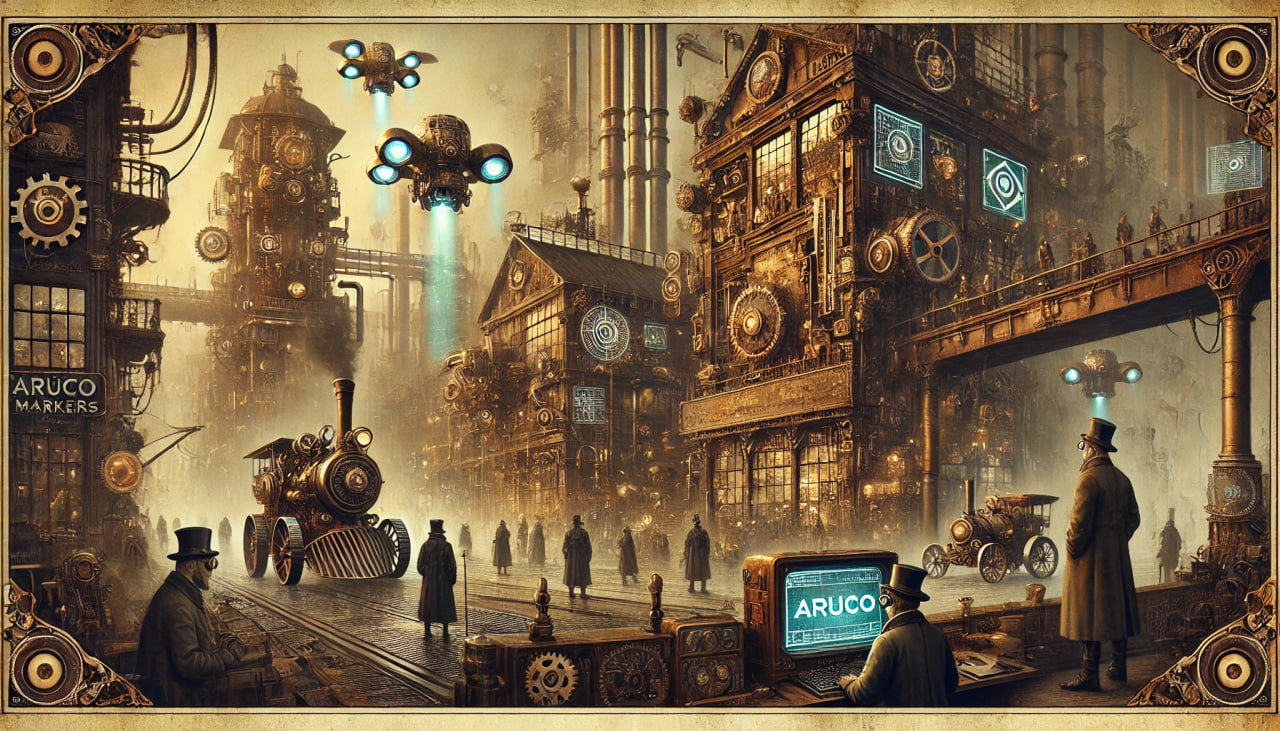
#> input picture image_city.jpg, 1280 x 731 px
$ python -i ArraySampleApp.py   (imports and definitions only)
#> lines starting #> are read from the running program, lines starting #| are printed output that depends on the picture
#> further down, picture is the input picture: shape (731, 1280, 3); mean B, G, R 70.2, 98.7, 120.2
import numpy as np
import cv2
import tkinter as tk


def draw_cube(img, start_point, size, depth, color, thickness):
    x, y = start_point
    l = size
    d = depth

    front_face = np.array([[x, y], [x + l, y], [x + l, y + l], [x, y + l]], np.int32)
    top_face = np.array([[x, y],
                         [x + l // 2, y - d // 2],
                         [x + l + l // 2, y - d // 2],
                         [x + l, y]], np.int32)
    side_face = np.array([[x + l, y],
                          [x + l + l // 2, y - d // 2],
                          [x + l + l // 2, y + l - d // 2],
                          [x + l, y + l]], np.int32)

    cv2.fillPoly(img, [front_face], color)
    cv2.fillPoly(img, [top_face], (max(color[0] - 50, 0), max(color[1] - 50, 0), max(color[2] - 50, 0)))
    cv2.fillPoly(img, [side_face], (max(color[0] - 100, 0), max(color[1] - 100, 0), max(color[2] - 100, 0)))

    cv2.polylines(img, [front_face], isClosed=True, color=(0, 0, 0), thickness=thickness)
    cv2.polylines(img, [top_face], isClosed=True, color=(0, 0, 0), thickness=thickness)
    cv2.polylines(img, [side_face], isClosed=True, color=(0, 0, 0), thickness=thickness)


# [13 lines left out: function crop_to_content, not called in this run]


def visualize_array(array, slice_dims=None):
    dims = array.ndim
#> dims = 3

    img = np.ones((2000, 2000, 3), dtype=np.uint8) * 255

    size = 50
    depth = 20
    offset_x = 50
    offset_y = 50
    spacing = 30

    if dims == 1:

        sx = array.shape[0]
        for x in range(sx):
            start_x = offset_x + x * (size + spacing)
            start_y = offset_y

            color = (255, 200, 150)
            if slice_dims and (x in slice_dims[0]):
                color = (150, 255, 150)

            draw_cube(img, (start_x, start_y), size, depth, color, 2)

            text = str(array[x])
            text_size = cv2.getTextSize(text, cv2.FONT_HERSHEY_SIMPLEX, 1, 2)[0]
            text_x = start_x + (size - text_size[0]) // 2
            text_y = start_y + (size + text_size[1]) // 2
            cv2.putText(img, text, (text_x, text_y), cv2.FONT_HERSHEY_SIMPLEX,
                        1, (0, 0, 0), 2, cv2.LINE_AA)

    elif dims == 2:

        sx, sy = array.shape
        for x in range(sx):
            for y in range(sy):
                start_x = offset_x + x * (size + spacing)
                start_y = offset_y + y * (size + spacing)

                color = (255, 200, 150)
                if slice_dims and (x in slice_dims[0]) and (y in slice_dims[1]):
                    color = (150, 255, 150)

                draw_cube(img, (start_x, start_y), size, depth, color, 2)

                text = str(array[x, y])
                text_size = cv2.getTextSize(text, cv2.FONT_HERSHEY_SIMPLEX, 1, 2)[0]
                text_x = start_x + (size - text_size[0]) // 2
                text_y = start_y + (size + text_size[1]) // 2
                cv2.putText(img, text, (text_x, text_y), cv2.FONT_HERSHEY_SIMPLEX,
                            1, (0, 0, 0), 2, cv2.LINE_AA)

    elif dims == 3:

        sx, sy, sz = array.shape
#> sx = 731; sy = 1280; sz = 3
        for x in range(sx):
            for y in range(sy - 1, -1, -1):
                for z in range(sz - 1, -1, -1):
                    start_x = offset_x + x * (size + spacing) + z * (depth // 2 + spacing // 2)
                    start_y = offset_y + y * (size + spacing) - z * (depth // 2 + spacing // 2) + sz * 30

                    color = (255, 200, 150)
                    if slice_dims and (x in slice_dims[0]) and (y in slice_dims[1]) and (z in slice_dims[2]):
                        color = (150, 255, 150)

                    draw_cube(img, (start_x, start_y), size, depth, color, 2)

                    text = str(array[x, y, z])
                    text_size = cv2.getTextSize(text, cv2.FONT_HERSHEY_SIMPLEX, 0.5, 1)[0]
                    text_x = start_x + (size - text_size[0]) // 2
                    text_y = start_y + (size + text_size[1]) // 2
                    cv2.putText(img, text, (text_x, text_y), cv2.FONT_HERSHEY_SIMPLEX,
                                0.5, (0, 0, 0), 1, cv2.LINE_AA)
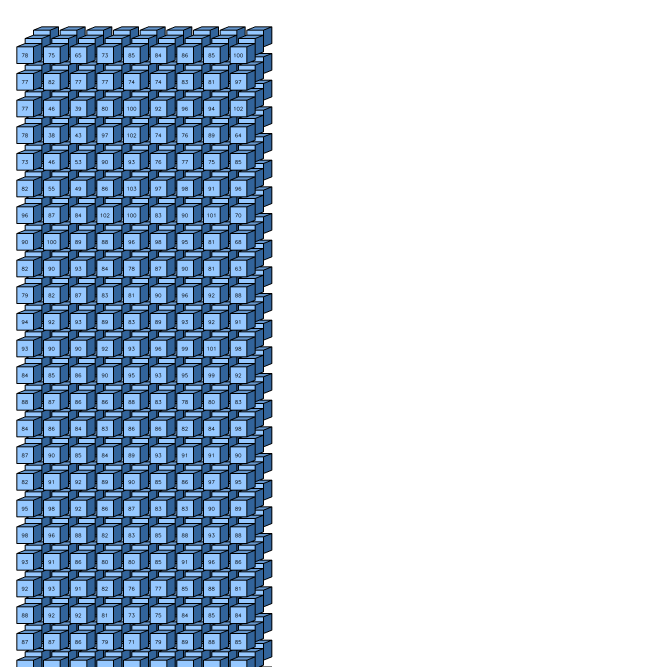
#> img: shape (2000, 2000, 3) (shown at 1/3 size); mean B, G, R 221.5, 206.4, 192.8

    cropped_img = crop_to_content(img)

    h, w = cropped_img.shape[:2]
    max_dim = max(h, w)
    scale = 600 / max_dim
    new_w = int(w * scale)
    new_h = int(h * scale)
    resized_img = cv2.resize(cropped_img, (new_w, new_h), interpolation=cv2.INTER_AREA)

    final_img = np.ones((600, 600, 3), dtype=np.uint8) * 255
    y_offset = (600 - new_h) // 2
    x_offset = (600 - new_w) // 2
    final_img[y_offset:y_offset + new_h, x_offset:x_offset + new_w] = resized_img

    cv2.namedWindow('Array', cv2.WINDOW_NORMAL)
    cv2.resizeWindow('Array', 600, 600)
    cv2.imshow('Array', final_img)
    cv2.waitKey(20)


# [47 lines left out: functions update_slices, start_visualization, not called in this run]


# [2 lines not run here, left out]

dim_var = tk.IntVar(value=1)

# [4 lines not run here, left out]

size_1 = tk.IntVar(value=5)
size_2 = tk.IntVar(value=5)
size_3 = tk.IntVar(value=5)

# [14 lines not run here, left out]

slice_1_start = tk.IntVar(value=0)
slice_1_end = tk.IntVar(value=5)
slice_1_step = tk.IntVar(value=1)

slice_2_start = tk.IntVar(value=0)
slice_2_end = tk.IntVar(value=5)
slice_2_step = tk.IntVar(value=1)

slice_3_start = tk.IntVar(value=0)
slice_3_end = tk.IntVar(value=5)
slice_3_step = tk.IntVar(value=1)

# [1 line that did not run here, left out]
# [10 lines not run here, left out]

# [1 line that did not run here, left out]
# [10 lines not run here, left out]

# [1 line that did not run here, left out]
# [17 lines not run here, left out]

>>> import cv2
>>> picture = cv2.imread('image_city.jpg')
#> (the run stopped early here; a loop or call above may not have finished)
